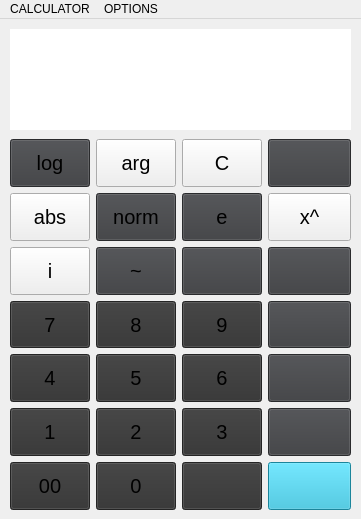
<?xml version="1.0" encoding="UTF-8"?>
<ui version="4.0">
 <class>MainWindow2</class>
 <widget class="QMainWindow" name="MainWindow2">
  <property name="geometry">
   <rect>
    <x>0</x>
    <y>0</y>
    <width>361</width>
    <height>519</height>
   </rect>
  </property>
  <property name="windowTitle">
   <string>MainWindow</string>
  </property>
  <widget class="QWidget" name="centralwidget">
   <widget class="QLabel" name="label">
    <property name="geometry">
     <rect>
      <x>20</x>
      <y>0</y>
      <width>321</width>
      <height>31</height>
     </rect>
    </property>
    <property name="styleSheet">
     <string notr="true">font-size: 20px;</string>
    </property>
    <property name="text">
     <string/>
    </property>
   </widget>
   <widget class="QLineEdit" name="lineEdit">
    <property name="geometry">
     <rect>
      <x>10</x>
      <y>10</y>
      <width>341</width>
      <height>101</height>
     </rect>
    </property>
    <property name="styleSheet">
     <string notr="true">font-size: 30px;
border: none;
</string>
    </property>
   </widget>
   <widget class="QWidget" name="gridLayoutWidget">
    <property name="geometry">
     <rect>
      <x>10</x>
      <y>120</y>
      <width>341</width>
      <height>371</height>
     </rect>
    </property>
    <property name="sizePolicy">
     <sizepolicy hsizetype="Minimum" vsizetype="Minimum">
      <horstretch>0</horstretch>
      <verstretch>0</verstretch>
     </sizepolicy>
    </property>
    <property name="styleSheet">
     <string notr="true">font-size: 20px;</string>
    </property>
    <layout class="QGridLayout" name="gridLayout">
     <item row="5" column="0">
      <widget class="QPushButton" name="button_1">
       <property name="sizePolicy">
        <sizepolicy hsizetype="Minimum" vsizetype="Minimum">
         <horstretch>0</horstretch>
         <verstretch>0</verstretch>
        </sizepolicy>
       </property>
       <property name="styleSheet">
        <string notr="true">font-size: 20px;

background-color:rgb(50, 50, 50);</string>
       </property>
       <property name="text">
        <string>1</string>
       </property>
      </widget>
     </item>
     <item row="3" column="2">
      <widget class="QPushButton" name="button_9">
       <property name="sizePolicy">
        <sizepolicy hsizetype="Minimum" vsizetype="Minimum">
         <horstretch>0</horstretch>
         <verstretch>0</verstretch>
        </sizepolicy>
       </property>
       <property name="styleSheet">
        <string notr="true">font-size: 20px;

background-color:rgb(50, 50, 50);</string>
       </property>
       <property name="text">
        <string>9</string>
       </property>
      </widget>
     </item>
     <item row="5" column="1">
      <widget class="QPushButton" name="button_2">
       <property name="sizePolicy">
        <sizepolicy hsizetype="Minimum" vsizetype="Minimum">
         <horstretch>0</horstretch>
         <verstretch>0</verstretch>
        </sizepolicy>
       </property>
       <property name="styleSheet">
        <string notr="true">font-size: 20px;
background-color:rgb(50, 50, 50);

</string>
       </property>
       <property name="text">
        <string>2</string>
       </property>
      </widget>
     </item>
     <item row="1" column="2">
      <widget class="QPushButton" name="button_exp">
       <property name="sizePolicy">
        <sizepolicy hsizetype="Minimum" vsizetype="Minimum">
         <horstretch>0</horstretch>
         <verstretch>0</verstretch>
        </sizepolicy>
       </property>
       <property name="styleSheet">
        <string notr="true">font-size: 20px;

background-color: rgb(59, 60, 63);</string>
       </property>
       <property name="text">
        <string>e</string>
       </property>
      </widget>
     </item>
     <item row="4" column="3">
      <widget class="QPushButton" name="button_minus">
       <property name="sizePolicy">
        <sizepolicy hsizetype="Minimum" vsizetype="Minimum">
         <horstretch>0</horstretch>
         <verstretch>0</verstretch>
        </sizepolicy>
       </property>
       <property name="styleSheet">
        <string notr="true">font-size: 20px;

background-color: rgb(59, 60, 63);</string>
       </property>
       <property name="text">
        <string/>
       </property>
      </widget>
     </item>
     <item row="5" column="2">
      <widget class="QPushButton" name="button_3">
       <property name="sizePolicy">
        <sizepolicy hsizetype="Minimum" vsizetype="Minimum">
         <horstretch>0</horstretch>
         <verstretch>0</verstretch>
        </sizepolicy>
       </property>
       <property name="styleSheet">
        <string notr="true">font-size: 20px;

background-color:rgb(50, 50, 50);</string>
       </property>
       <property name="text">
        <string>3</string>
       </property>
      </widget>
     </item>
     <item row="2" column="3">
      <widget class="QPushButton" name="button_divide">
       <property name="sizePolicy">
        <sizepolicy hsizetype="Minimum" vsizetype="Minimum">
         <horstretch>0</horstretch>
         <verstretch>0</verstretch>
        </sizepolicy>
       </property>
       <property name="styleSheet">
        <string notr="true">font-size: 20px;

background-color: rgb(59, 60, 63);</string>
       </property>
       <property name="text">
        <string/>
       </property>
      </widget>
     </item>
     <item row="2" column="1">
      <widget class="QPushButton" name="button_conjugate">
       <property name="sizePolicy">
        <sizepolicy hsizetype="Minimum" vsizetype="Minimum">
         <horstretch>0</horstretch>
         <verstretch>0</verstretch>
        </sizepolicy>
       </property>
       <property name="styleSheet">
        <string notr="true">font-size: 20px;

background-color: rgb(59, 60, 63);</string>
       </property>
       <property name="text">
        <string>~</string>
       </property>
      </widget>
     </item>
     <item row="6" column="0">
      <widget class="QPushButton" name="button_dzero">
       <property name="sizePolicy">
        <sizepolicy hsizetype="Minimum" vsizetype="Minimum">
         <horstretch>0</horstretch>
         <verstretch>0</verstretch>
        </sizepolicy>
       </property>
       <property name="styleSheet">
        <string notr="true">font-size: 20px;

background-color:rgb(50, 50, 50);</string>
       </property>
       <property name="text">
        <string>00</string>
       </property>
      </widget>
     </item>
     <item row="6" column="2">
      <widget class="QPushButton" name="button_decimal">
       <property name="sizePolicy">
        <sizepolicy hsizetype="Minimum" vsizetype="Minimum">
         <horstretch>0</horstretch>
         <verstretch>0</verstretch>
        </sizepolicy>
       </property>
       <property name="styleSheet">
        <string notr="true">font-size: 20px;

background-color:rgb(50, 50, 50);</string>
       </property>
       <property name="text">
        <string/>
       </property>
      </widget>
     </item>
     <item row="3" column="1">
      <widget class="QPushButton" name="button_8">
       <property name="sizePolicy">
        <sizepolicy hsizetype="Minimum" vsizetype="Minimum">
         <horstretch>0</horstretch>
         <verstretch>0</verstretch>
        </sizepolicy>
       </property>
       <property name="styleSheet">
        <string notr="true">font-size: 20px;

background-color:rgb(50, 50, 50);</string>
       </property>
       <property name="text">
        <string>8</string>
       </property>
      </widget>
     </item>
     <item row="3" column="0">
      <widget class="QPushButton" name="button_7">
       <property name="sizePolicy">
        <sizepolicy hsizetype="Minimum" vsizetype="Minimum">
         <horstretch>0</horstretch>
         <verstretch>0</verstretch>
        </sizepolicy>
       </property>
       <property name="styleSheet">
        <string notr="true">font-size: 20px;

background-color:rgb(50, 50, 50);</string>
       </property>
       <property name="text">
        <string>7</string>
       </property>
      </widget>
     </item>
     <item row="6" column="3">
      <widget class="QPushButton" name="button_equal">
       <property name="sizePolicy">
        <sizepolicy hsizetype="Minimum" vsizetype="Minimum">
         <horstretch>0</horstretch>
         <verstretch>0</verstretch>
        </sizepolicy>
       </property>
       <property name="styleSheet">
        <string notr="true">font-size: 30px;
background-color:rgb(38, 186, 217);</string>
       </property>
       <property name="text">
        <string/>
       </property>
      </widget>
     </item>
     <item row="1" column="1">
      <widget class="QPushButton" name="button_normal">
       <property name="sizePolicy">
        <sizepolicy hsizetype="Minimum" vsizetype="Minimum">
         <horstretch>0</horstretch>
         <verstretch>0</verstretch>
        </sizepolicy>
       </property>
       <property name="styleSheet">
        <string notr="true">font-size: 20px;

background-color: rgb(59, 60, 63);</string>
       </property>
       <property name="text">
        <string>norm</string>
       </property>
      </widget>
     </item>
     <item row="5" column="3">
      <widget class="QPushButton" name="button_plus">
       <property name="sizePolicy">
        <sizepolicy hsizetype="Minimum" vsizetype="Minimum">
         <horstretch>0</horstretch>
         <verstretch>0</verstretch>
        </sizepolicy>
       </property>
       <property name="styleSheet">
        <string notr="true">font-size: 20px;

background-color: rgb(59, 60, 63);</string>
       </property>
       <property name="text">
        <string/>
       </property>
      </widget>
     </item>
     <item row="6" column="1">
      <widget class="QPushButton" name="button_0">
       <property name="sizePolicy">
        <sizepolicy hsizetype="Minimum" vsizetype="Minimum">
         <horstretch>0</horstretch>
         <verstretch>0</verstretch>
        </sizepolicy>
       </property>
       <property name="styleSheet">
        <string notr="true">font-size: 20px;

background-color:rgb(50, 50, 50);</string>
       </property>
       <property name="text">
        <string>0</string>
       </property>
      </widget>
     </item>
     <item row="4" column="0">
      <widget class="QPushButton" name="button_4">
       <property name="sizePolicy">
        <sizepolicy hsizetype="Minimum" vsizetype="Minimum">
         <horstretch>0</horstretch>
         <verstretch>0</verstretch>
        </sizepolicy>
       </property>
       <property name="styleSheet">
        <string notr="true">font-size: 20px;

background-color:rgb(50, 50, 50);</string>
       </property>
       <property name="text">
        <string>4</string>
       </property>
      </widget>
     </item>
     <item row="4" column="1">
      <widget class="QPushButton" name="button_5">
       <property name="sizePolicy">
        <sizepolicy hsizetype="Minimum" vsizetype="Minimum">
         <horstretch>0</horstretch>
         <verstretch>0</verstretch>
        </sizepolicy>
       </property>
       <property name="styleSheet">
        <string notr="true">font-size: 20px;

background-color:rgb(50, 50, 50);</string>
       </property>
       <property name="text">
        <string>5</string>
       </property>
      </widget>
     </item>
     <item row="3" column="3">
      <widget class="QPushButton" name="button_mul">
       <property name="sizePolicy">
        <sizepolicy hsizetype="Minimum" vsizetype="Minimum">
         <horstretch>0</horstretch>
         <verstretch>0</verstretch>
        </sizepolicy>
       </property>
       <property name="styleSheet">
        <string notr="true">font-size: 20px;

background-color: rgb(59, 60, 63);</string>
       </property>
       <property name="text">
        <string/>
       </property>
      </widget>
     </item>
     <item row="2" column="2">
      <widget class="QPushButton" name="button_root">
       <property name="sizePolicy">
        <sizepolicy hsizetype="Minimum" vsizetype="Minimum">
         <horstretch>0</horstretch>
         <verstretch>0</verstretch>
        </sizepolicy>
       </property>
       <property name="styleSheet">
        <string notr="true">font-size: 20px;

background-color: rgb(59, 60, 63);</string>
       </property>
       <property name="text">
        <string/>
       </property>
      </widget>
     </item>
     <item row="4" column="2">
      <widget class="QPushButton" name="button_6">
       <property name="sizePolicy">
        <sizepolicy hsizetype="Minimum" vsizetype="Minimum">
         <horstretch>0</horstretch>
         <verstretch>0</verstretch>
        </sizepolicy>
       </property>
       <property name="styleSheet">
        <string notr="true">font-size: 20px;

background-color:rgb(50, 50, 50);</string>
       </property>
       <property name="text">
        <string>6</string>
       </property>
      </widget>
     </item>
     <item row="0" column="1">
      <widget class="QPushButton" name="button_argument">
       <property name="sizePolicy">
        <sizepolicy hsizetype="Minimum" vsizetype="Minimum">
         <horstretch>0</horstretch>
         <verstretch>0</verstretch>
        </sizepolicy>
       </property>
       <property name="styleSheet">
        <string notr="true">font-size:20px;</string>
       </property>
       <property name="text">
        <string>arg</string>
       </property>
      </widget>
     </item>
     <item row="0" column="2">
      <widget class="QPushButton" name="button_clear">
       <property name="sizePolicy">
        <sizepolicy hsizetype="Minimum" vsizetype="Minimum">
         <horstretch>0</horstretch>
         <verstretch>0</verstretch>
        </sizepolicy>
       </property>
       <property name="styleSheet">
        <string notr="true">font-size:20px;</string>
       </property>
       <property name="text">
        <string>C</string>
       </property>
      </widget>
     </item>
     <item row="0" column="3">
      <widget class="QPushButton" name="button_clear_2">
       <property name="sizePolicy">
        <sizepolicy hsizetype="Minimum" vsizetype="Minimum">
         <horstretch>0</horstretch>
         <verstretch>0</verstretch>
        </sizepolicy>
       </property>
       <property name="styleSheet">
        <string notr="true">font-size: 20px;

background-color: rgb(59, 60, 63);
</string>
       </property>
       <property name="text">
        <string/>
       </property>
      </widget>
     </item>
     <item row="1" column="3">
      <widget class="QPushButton" name="button_power">
       <property name="sizePolicy">
        <sizepolicy hsizetype="Minimum" vsizetype="Minimum">
         <horstretch>0</horstretch>
         <verstretch>0</verstretch>
        </sizepolicy>
       </property>
       <property name="styleSheet">
        <string notr="true">font-size:20px;</string>
       </property>
       <property name="text">
        <string>x^</string>
       </property>
      </widget>
     </item>
     <item row="2" column="0">
      <widget class="QPushButton" name="button_iota">
       <property name="sizePolicy">
        <sizepolicy hsizetype="Minimum" vsizetype="Minimum">
         <horstretch>0</horstretch>
         <verstretch>0</verstretch>
        </sizepolicy>
       </property>
       <property name="text">
        <string>i</string>
       </property>
      </widget>
     </item>
     <item row="0" column="0">
      <widget class="QPushButton" name="button_log">
       <property name="sizePolicy">
        <sizepolicy hsizetype="Minimum" vsizetype="Minimum">
         <horstretch>0</horstretch>
         <verstretch>0</verstretch>
        </sizepolicy>
       </property>
       <property name="styleSheet">
        <string notr="true">font-size: 20px;

background-color: rgb(59, 60, 63);</string>
       </property>
       <property name="text">
        <string>log</string>
       </property>
      </widget>
     </item>
     <item row="1" column="0">
      <widget class="QPushButton" name="button_absolute">
       <property name="sizePolicy">
        <sizepolicy hsizetype="Minimum" vsizetype="Minimum">
         <horstretch>0</horstretch>
         <verstretch>0</verstretch>
        </sizepolicy>
       </property>
       <property name="styleSheet">
        <string notr="true">font-size:20px;</string>
       </property>
       <property name="text">
        <string>abs</string>
       </property>
      </widget>
     </item>
    </layout>
   </widget>
  </widget>
  <widget class="QMenuBar" name="menubar">
   <property name="geometry">
    <rect>
     <x>0</x>
     <y>0</y>
     <width>361</width>
     <height>24</height>
    </rect>
   </property>
   <widget class="QMenu" name="menuCALCULATOR">
    <property name="title">
     <string>CALCULATOR</string>
    </property>
    <addaction name="separator"/>
    <addaction name="actionSTANDARD"/>
    <addaction name="separator"/>
    <addaction name="actionCOMPLEX"/>
    <addaction name="separator"/>
    <addaction name="separator"/>
    <addaction name="actionLOG_TRIGO"/>
   </widget>
   <widget class="QMenu" name="menuOPTIONS">
    <property name="title">
     <string>OPTIONS</string>
    </property>
    <widget class="QMenu" name="menuTHEME">
     <property name="title">
      <string>THEME</string>
     </property>
     <addaction name="separator"/>
     <addaction name="actionDARK"/>
     <addaction name="separator"/>
     <addaction name="actionBRIGHT"/>
    </widget>
    <addaction name="separator"/>
    <addaction name="menuTHEME"/>
    <addaction name="separator"/>
    <addaction name="actionRECORD"/>
    <addaction name="separator"/>
    <addaction name="actionEXIT"/>
    <addaction name="separator"/>
    <addaction name="actionABOUT"/>
   </widget>
   <addaction name="menuCALCULATOR"/>
   <addaction name="menuOPTIONS"/>
  </widget>
  <action name="actionSTANDARD">
   <property name="icon">
    <iconset resource="Resource.qrc">
     <normaloff>:/images/icons/simple.ico</normaloff>:/images/icons/simple.ico</iconset>
   </property>
   <property name="text">
    <string>STANDARD</string>
   </property>
   <property name="shortcut">
    <string>Ctrl+S</string>
   </property>
  </action>
  <action name="actionCOMPLEX">
   <property name="icon">
    <iconset resource="Resource.qrc">
     <normaloff>:/images/icons/iota.ico</normaloff>:/images/icons/iota.ico</iconset>
   </property>
   <property name="text">
    <string>COMPLEX</string>
   </property>
   <property name="shortcut">
    <string>Ctrl+I</string>
   </property>
  </action>
  <action name="actionQUADRATIC">
   <property name="icon">
    <iconset resource="Resource.qrc">
     <normaloff>:/images/icons/quadratic.ico</normaloff>:/images/icons/quadratic.ico</iconset>
   </property>
   <property name="text">
    <string>QUADRATIC</string>
   </property>
   <property name="shortcut">
    <string>Ctrl+Q</string>
   </property>
  </action>
  <action name="actionLOG_TRIGO">
   <property name="icon">
    <iconset resource="Resource.qrc">
     <normaloff>:/images/icons/logarithm.ico</normaloff>:/images/icons/logarithm.ico</iconset>
   </property>
   <property name="text">
    <string>LOG &amp; TRIGO</string>
   </property>
   <property name="shortcut">
    <string>Ctrl+L</string>
   </property>
  </action>
  <action name="actionRECORD">
   <property name="icon">
    <iconset resource="Resource.qrc">
     <normaloff>:/images/icons/record.ico</normaloff>:/images/icons/record.ico</iconset>
   </property>
   <property name="text">
    <string>RECORD</string>
   </property>
   <property name="shortcut">
    <string>Ctrl+R</string>
   </property>
  </action>
  <action name="actionEXIT">
   <property name="icon">
    <iconset resource="Resource.qrc">
     <normaloff>:/images/icons/reject.ico</normaloff>:/images/icons/reject.ico</iconset>
   </property>
   <property name="text">
    <string>EXIT</string>
   </property>
   <property name="shortcut">
    <string>Ctrl+E</string>
   </property>
  </action>
  <action name="actionABOUT">
   <property name="icon">
    <iconset resource="Resource.qrc">
     <normaloff>:/images/icons/about.ico</normaloff>:/images/icons/about.ico</iconset>
   </property>
   <property name="text">
    <string>ABOUT</string>
   </property>
   <property name="shortcut">
    <string>F11</string>
   </property>
  </action>
  <action name="actionDARK">
   <property name="text">
    <string>DARK</string>
   </property>
   <property name="shortcut">
    <string>Ctrl+D</string>
   </property>
  </action>
  <action name="actionBRIGHT">
   <property name="text">
    <string>BRIGHT</string>
   </property>
   <property name="shortcut">
    <string>Ctrl+B</string>
   </property>
  </action>
 </widget>
 <resources>
  <include location="Resource.qrc"/>
 </resources>
 <connections/>
</ui>
